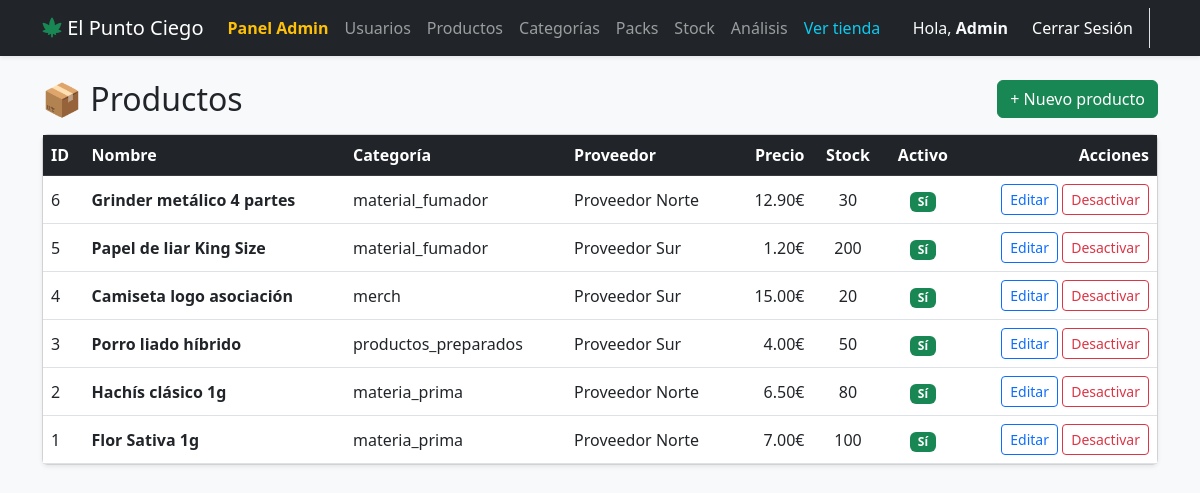
The page /index.php?c=admin_product&a=index (signed in) on the database its author committed.
### tables this page shows
CREATE TABLE products (
    id INT AUTO_INCREMENT,
    category_id INT NOT NULL,
    supplier_id INT NULL,
    name VARCHAR(255) NOT NULL,
    description TEXT,
    price DECIMAL(10,2) NOT NULL,
    is_active TINYINT(1) NOT NULL DEFAULT 1,
    date_create DATETIME NOT NULL DEFAULT CURRENT_TIMESTAMP,
    last_date DATETIME NULL,
    CONSTRAINT pk_products PRIMARY KEY (id),
    CONSTRAINT fk_products_category
        FOREIGN KEY (category_id) REFERENCES categories(id)
        ON DELETE RESTRICT ON UPDATE CASCADE,
    CONSTRAINT fk_products_supplier
        FOREIGN KEY (supplier_id) REFERENCES suppliers(id)
        ON DELETE SET NULL ON UPDATE CASCADE
);

CREATE TABLE categories (
    id INT AUTO_INCREMENT,
    name VARCHAR(255) NOT NULL,
    parent_id INT NULL,
    image VARCHAR(255),
    tax_id INT NULL,
    date_create DATETIME NOT NULL DEFAULT CURRENT_TIMESTAMP,
    last_date DATETIME NULL,
    CONSTRAINT pk_categories PRIMARY KEY (id),
    CONSTRAINT fk_categories_parent
        FOREIGN KEY (parent_id) REFERENCES categories(id)
        ON DELETE SET NULL ON UPDATE CASCADE,
    CONSTRAINT fk_categories_tax
        FOREIGN KEY (tax_id) REFERENCES taxes(id)
        ON DELETE SET NULL ON UPDATE CASCADE
);

CREATE TABLE suppliers (
    id INT AUTO_INCREMENT,
    name VARCHAR(255) NOT NULL,
    code VARCHAR(50)  NOT NULL,
    email VARCHAR(255),
    phone VARCHAR(50),
    address VARCHAR(255),
    created_at DATETIME NOT NULL DEFAULT CURRENT_TIMESTAMP,
    CONSTRAINT pk_suppliers PRIMARY KEY (id),
    CONSTRAINT uq_suppliers_code UNIQUE (code)
);

### controller/admin_product_controller.php (called while the page is built, shortened)
<?php
require_once 'model/ProductModel.php';
class AdminProductController
{
    public function index()
    {
        $productModel = new ProductModel();
        $products = $productModel->getAllAdmin();
        require 'views/admin/products/index.php';
        require 'views/layouts/main.php';
    }
}

### model/conectaDB.php (called while the page is built, shortened)
<?php
class DB {
	protected static $instance;
	public static function getInstance() {
		if(empty(self::$instance)) {
			$db_info = array(
				"db_host" => "localhost",
				"db_port" => "3306",
				"db_user" => "root",
				"db_pass" => "",
				"db_name" => "el_punto_ciego"
            );
			try {
				self::$instance = new PDO("mysql:host=".$db_info['db_host'].';port='.$db_info['db_port'].';dbname='.$db_info['db_name'], $db_info['db_user'], $db_info['db_pass']);
				self::$instance->setAttribute(PDO::ATTR_ERRMODE, PDO::ERRMODE_SILENT);
				self::$instance->query('SET NAMES utf8');
				self::$instance->query('SET CHARACTER SET utf8');
			} catch(PDOException $error) {
				echo $error->getMessage();
			}
		}
		return self::$instance;
	}
}
?>

### model/ProductModel.php (called while the page is built, shortened)
<?php
require_once 'model/conectaDB.php';
class ProductModel {
    private $db;
    public function __construct() {
        $this->db = DB::getInstance();
    }
    public function getAllAdmin(): array
    {
        $sql = "SELECT
                p.*,
                c.name AS category_name,
                s.name AS supplier_name,
                COALESCE(st.cantidad, 0) AS stock_qty
                FROM products p
                INNER JOIN categories c ON c.id = p.category_id
                LEFT JOIN suppliers s ON s.id = p.supplier_id
                LEFT JOIN stock st ON st.product_id = p.id
                ORDER BY p.id DESC";
        $stmt = $this->db->prepare($sql);
        $stmt->execute();
        return $stmt->fetchAll(PDO::FETCH_ASSOC);
    }
}

### views/admin/products/index.php (the view, shortened to what this page needs)
<div class="d-flex justify-content-between align-items-center mb-3">
  <h2 class="mb-0">📦 Productos</h2>
  <a class="btn btn-success" href="index.php?c=admin_product&a=create">+ Nuevo producto</a>
</div>
<div class="card shadow-sm">
  <div class="table-responsive">
    <table class="table table-hover align-middle mb-0">
      <thead class="table-dark">
        <tr>
          <th>ID</th>
          <th>Nombre</th>
          <th>Categoría</th>
          <th>Proveedor</th>
          <th class="text-end">Precio</th>
          <th class="text-center">Stock</th>
          <th class="text-center">Activo</th>
          <th class="text-end">Acciones</th>
        </tr>
      </thead>
      <tbody>
        <?php foreach ($products as $p): ?>
          <tr>
            <td><?php echo (int)$p['id']; ?></td>
            <td><strong><?php echo htmlspecialchars($p['name']); ?></strong></td>
            <td><?php echo htmlspecialchars($p['category_name']); ?></td>
            <td><?php echo htmlspecialchars($p['supplier_name'] ?? '-'); ?></td>
            <td class="text-end"><?php echo number_format((float)$p['price'], 2); ?>€</td>
            <td class="text-center"><?php echo (int)($p['stock_qty'] ?? 0); ?></td>
            <td class="text-center">
              <span class="badge bg-<?php echo ((int)$p['is_active']===1) ? 'success' : 'secondary'; ?>">
                <?php echo ((int)$p['is_active']===1) ? 'Sí' : 'No'; ?>
              </span>
            </td>
            <td class="text-end">
              <a class="btn btn-sm btn-outline-primary" href="index.php?c=admin_product&a=edit&id=<?php echo (int)$p['id']; ?>">
                Editar
              </a>
              <form class="d-inline" method="POST" action="index.php?c=admin_product&a=delete"
                    onsubmit="return confirm('¿Desactivar este producto?');">
                <button class="btn btn-sm btn-outline-danger">Desactivar</button>
              </form>
            </td>
          </tr>
        <?php endforeach; ?>
      </tbody>
    </table>
  </div>
</div>

### public/css/styles.css (style rules this page uses)
.card { transition: transform .15s ease, box-shadow .15s ease; }

### rows shown on the page
products: id "6", name "Grinder metálico 4 partes", category.name "material_fumador", supplier.name "Proveedor Norte", price "12.90", stock_qty "30", is_active "Sí"
products: id "5", name "Papel de liar King Size", category.name "material_fumador", supplier.name "Proveedor Sur", price "1.20", stock_qty "200", is_active "Sí"
products: id "4", name "Camiseta logo asociación", category.name "merch", supplier.name "Proveedor Sur", price "15.00", stock_qty "20", is_active "Sí"
products: id "3", name "Porro liado híbrido", category.name "productos_preparados", supplier.name "Proveedor Sur", price "4.00", stock_qty "50", is_active "Sí"
products: id "2", name "Hachís clásico 1g", category.name "materia_prima", supplier.name "Proveedor Norte", price "6.50", stock_qty "80", is_active "Sí"
products: id "1", name "Flor Sativa 1g", category.name "materia_prima", supplier.name "Proveedor Norte", price "7.00", stock_qty "100", is_active "Sí"

### other values the page prints
$_SESSION['user_name'] "Admin"
